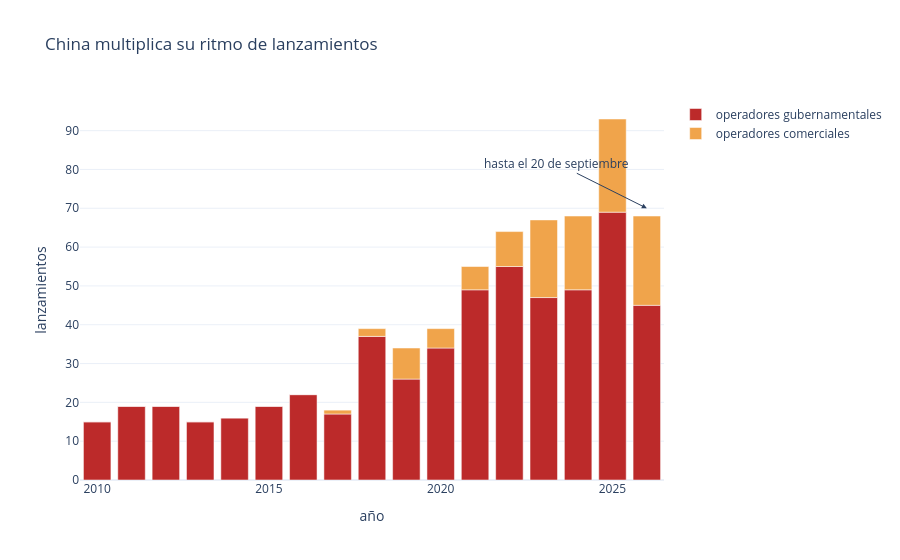

Notebook source saved alongside this figure:
### Code cell
# importo la librería para crear gráficos interactivos
import plotly.express as px

# preparo los datos desde 2010
datos_grafico_anual = (
    actividad_por_tipo.loc[
        actividad_por_tipo["anio"] >= 2010,
        [
            "anio",
            "Government",
            "Commercial"
        ]
    ]
    .melt(
        id_vars="anio",
        var_name="tipo",
        value_name="lanzamientos"
    )
)

# traduzco las categorías para facilitar la lectura
datos_grafico_anual["tipo"] = (
    datos_grafico_anual["tipo"]
    .replace(
        {
            "Government": "operadores gubernamentales",
            "Commercial": "operadores comerciales"
        }
    )
)

# creo el gráfico de barras apiladas
fig_anual = px.bar(
    datos_grafico_anual,
    x="anio",
    y="lanzamientos",
    color="tipo",
    title="China multiplica su ritmo de lanzamientos",
    labels={
        "anio": "año",
        "lanzamientos": "lanzamientos",
        "tipo": "tipo de operador"
    },
    color_discrete_map={
        "operadores gubernamentales": "#bc2a2a",
        "operadores comerciales": "#f0a44b"
    }
)

# indico que 2026 todavía no ha terminado
fig_anual.add_annotation(
    x=2026,
    y=70,
    text="hasta el 20 de septiembre",
    showarrow=True,
    arrowhead=2,
    ax=-90,
    ay=-45
)

fig_anual.update_layout(
    template="plotly_white",
    hovermode="x unified",
    legend_title_text=""
)

fig_anual.show()

# guardo una versión interactiva independiente
fig_anual.write_html(
    "lanzamientos_china_por_anio.html",
    include_plotlyjs="cdn"
)

### Figure 1 — Plotly figure (JSON) as saved in the notebook; plotly's stock layout.template omitted (floating-point values rounded to 4 significant figures)
{"data": [{"hovertemplate": "tipo de operador=operadores gubernamentales<br>año=%{x}<br>lanzamientos=%{y}<extra></extra>", "legendgroup": "operadores gubernamentales", "marker": {"color": "#bc2a2a", "pattern": {"shape": ""}}, "name": "operadores gubernamentales", "orientation": "v", "showlegend": true, "textposition": "auto", "type": "bar", "x": [2010, 2011, 2012, 2013, 2014, 2015, 2016, 2017, 2018, 2019, 2020, 2021, 2022, 2023, 2024, 2025, 2026], "xaxis": "x", "y": [15, 19, 19, 15, 16, 19, 22, 17, 37, 26, 34, 49, 55, 47, 49, 69, 45], "yaxis": "y"}, {"hovertemplate": "tipo de operador=operadores comerciales<br>año=%{x}<br>lanzamientos=%{y}<extra></extra>", "legendgroup": "operadores comerciales", "marker": {"color": "#f0a44b", "pattern": {"shape": ""}}, "name": "operadores comerciales", "orientation": "v", "showlegend": true, "textposition": "auto", "type": "bar", "x": [2010, 2011, 2012, 2013, 2014, 2015, 2016, 2017, 2018, 2019, 2020, 2021, 2022, 2023, 2024, 2025, 2026], "xaxis": "x", "y": [0, 0, 0, 0, 0, 0, 0, 1, 2, 8, 5, 6, 9, 20, 19, 24, 23], "yaxis": "y"}], "layout": {"annotations": [{"arrowhead": 2, "ax": -90, "ay": -45, "showarrow": true, "text": "hasta el 20 de septiembre", "x": 2026, "y": 70}], "barmode": "relative", "hovermode": "x unified", "legend": {"title": {"text": ""}, "tracegroupgap": 0}, "title": {"text": "China multiplica su ritmo de lanzamientos"}, "xaxis": {"anchor": "y", "domain": [0, 1], "title": {"text": "año"}}, "yaxis": {"anchor": "x", "domain": [0, 1], "title": {"text": "lanzamientos"}}}}
